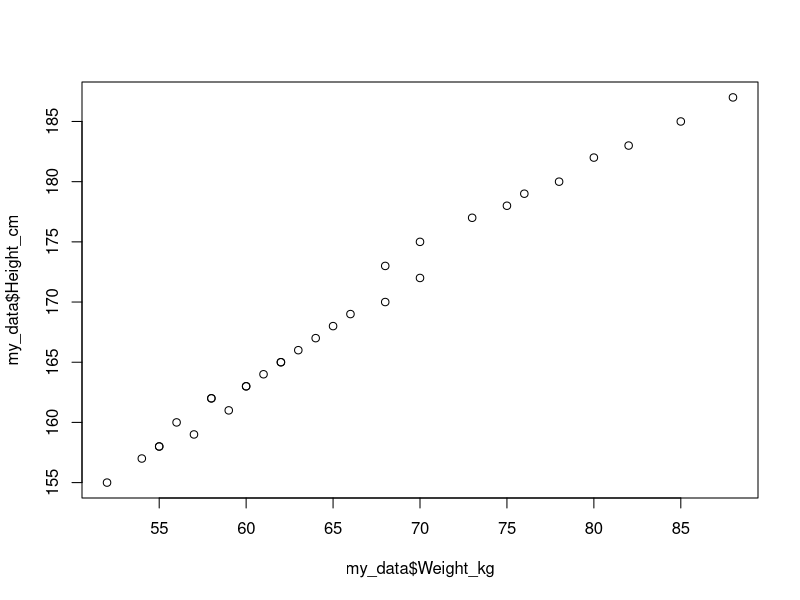
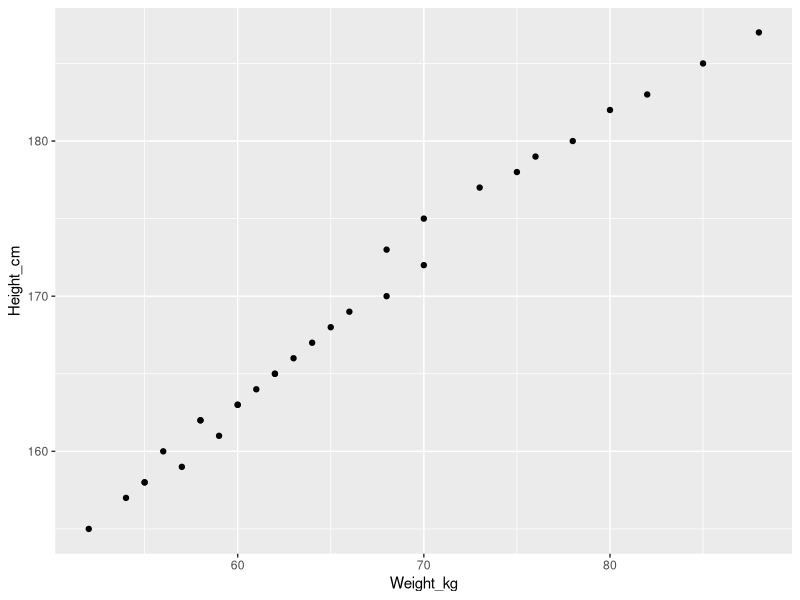
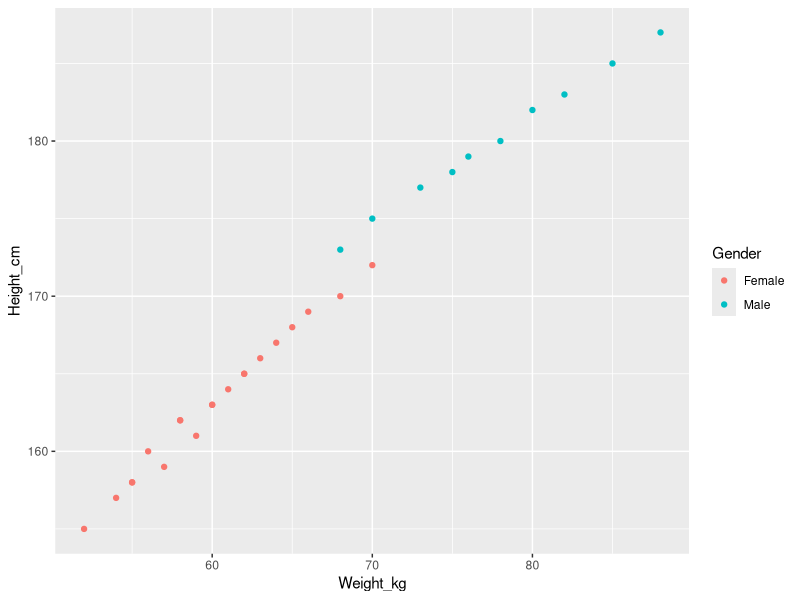
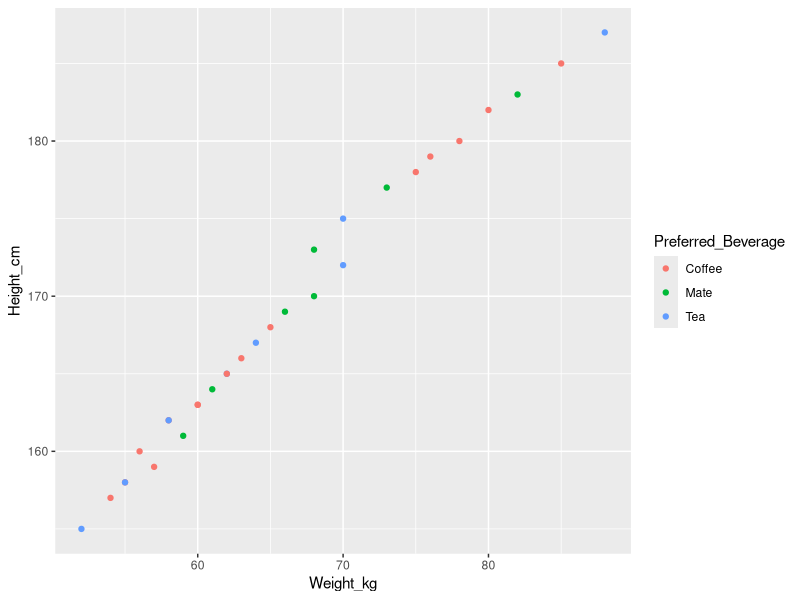
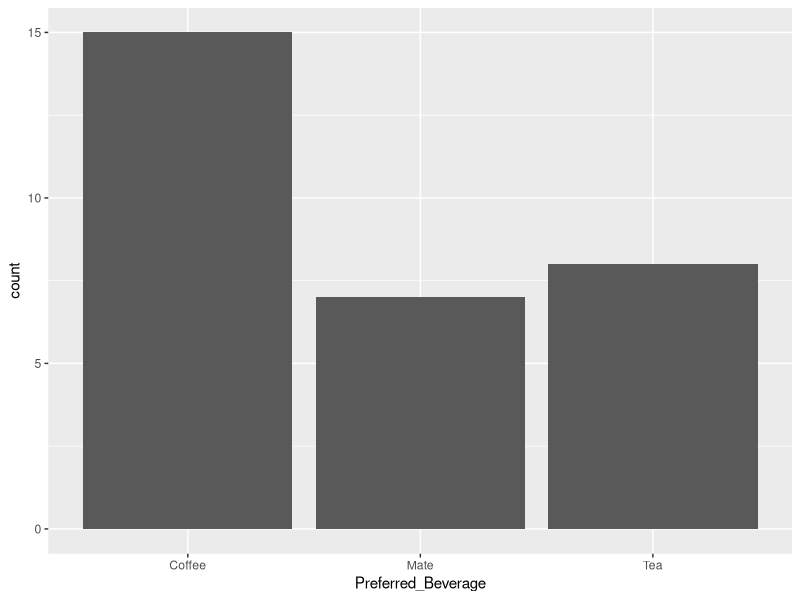
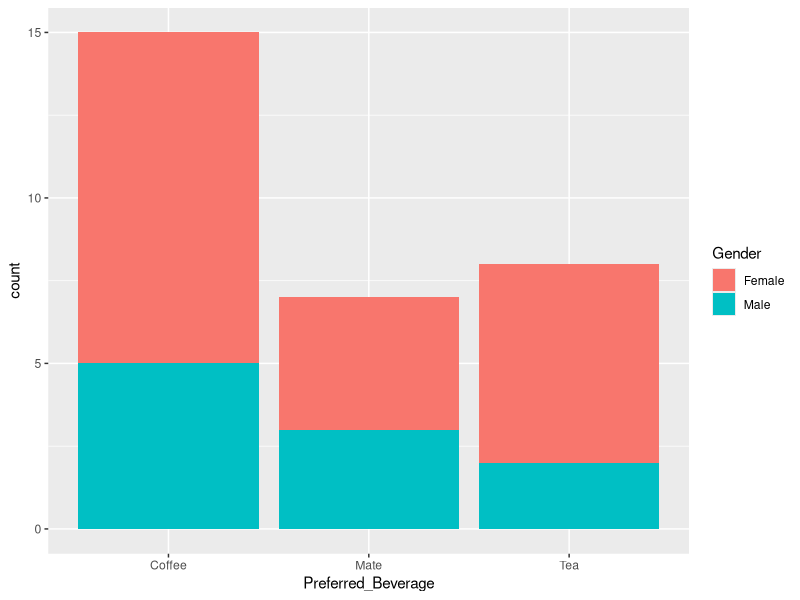

The R script that drew these images, in order:
## ---- chunk 1
#| include: false

library(readr)
my_data <- read_csv("../data/student-dataset.csv")
## ---- chunk 2
#| include: false
 nrow(my_data)
## ---- chunk 3
my_data$Weight_kg
my_data$Height_cm
## ---- chunk 4
mean(my_data$Weight_kg)
## ---- chunk 5
library(dplyr)
my_data |> 
  group_by(Gender) |> 
  summarize(
    Peso = mean(Weight_kg)
  )
## ---- chunk 6
my_data |> 
  group_by(Gender) |> 
  summarize(
    Estatura = mean(Height_cm)
  )
## ---- chunk 7
plot( my_data$Weight_kg, my_data$Height_cm )
## ---- chunk 8
library(ggplot2)
my_data |> 
  ggplot( aes(Weight_kg, Height_cm ))+
  geom_point()
## ---- chunk 9
my_data |> 
  ggplot( aes(Weight_kg, Height_cm, color=Gender ))+
  geom_point()
## ---- chunk 10
my_data |> 
  ggplot( aes(Weight_kg, Height_cm, color=Preferred_Beverage ))+
  geom_point()
## ---- chunk 11
table(my_data$Preferred_Beverage)
## ---- chunk 12
my_data |> 
  ggplot(aes(Preferred_Beverage))+
  geom_bar()
## ---- chunk 13
my_data |> 
  ggplot(aes(Preferred_Beverage, fill = Gender))+
  geom_bar()
